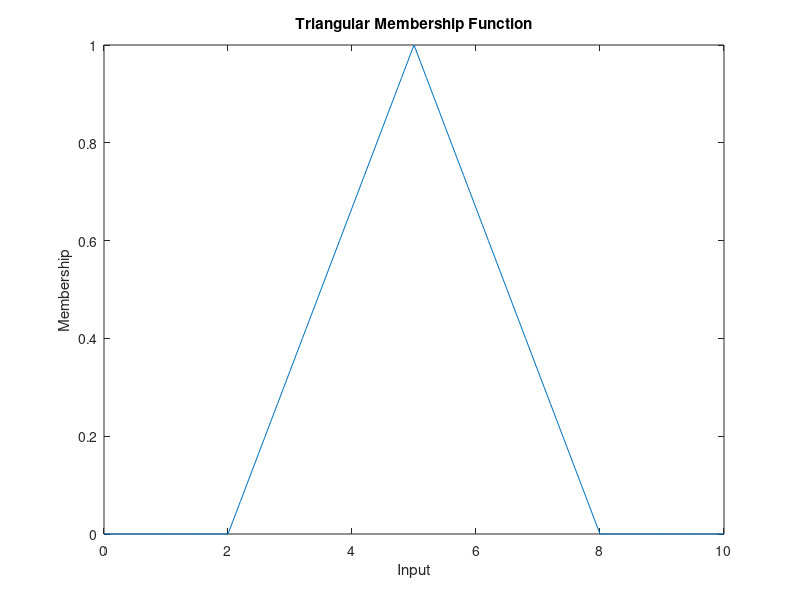

Write MATLAB code to recreate this figure.
% Define the range of input values
x = 0:0.1:10;

% Define the parameters for the triangular membership function
a = 2;  % Lower bound
b = 5;  % Peak or center
c = 8;  % Upper bound

% Create the triangular membership function manually
mf = max(0, min((x-a)/(b-a), (c-x)/(c-b)));

% Visualize the membership function
plot(x, mf);
xlabel('Input');
ylabel('Membership');
title('Triangular Membership Function');
